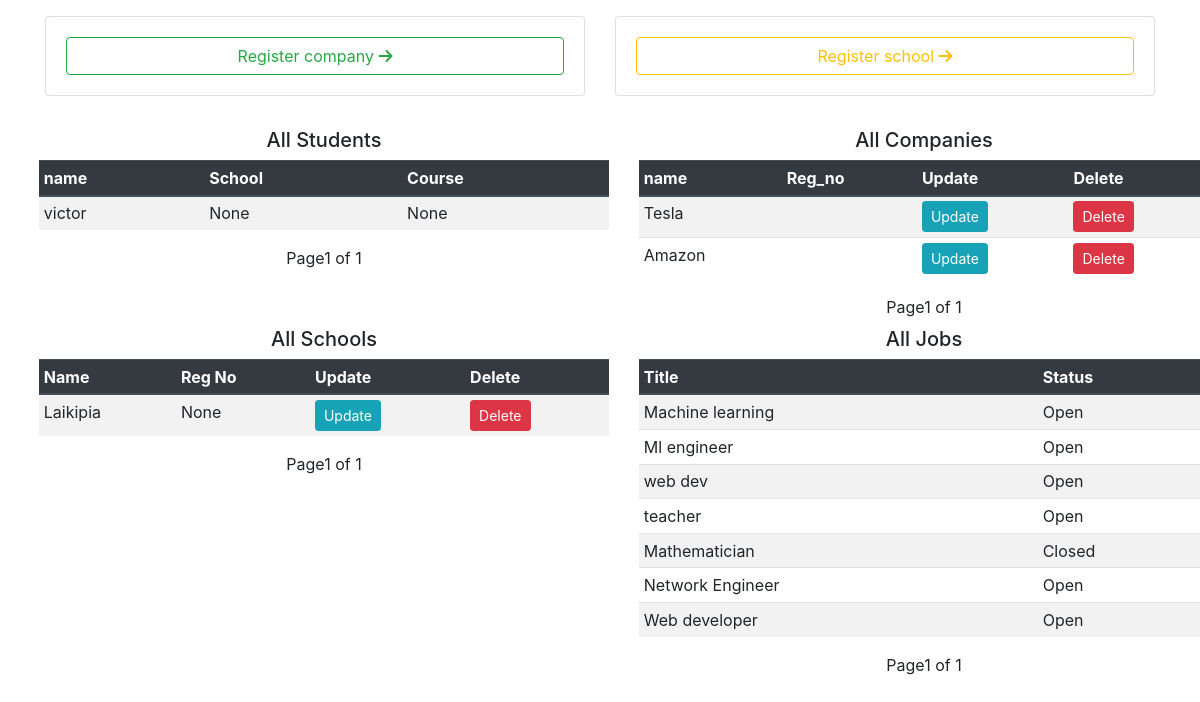
The page /portaladmin/ (signed in) on the database as committed earlier.
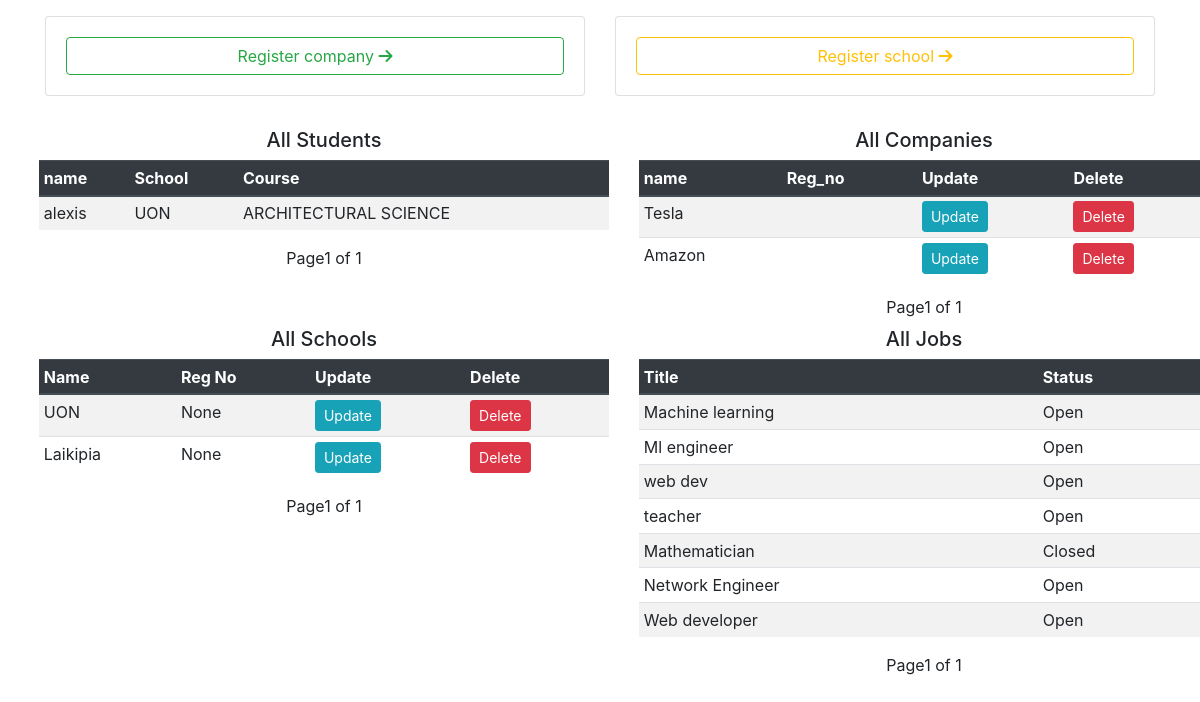
The same page on the database as committed later.
### openings/models.py (models this page shows, shortened)
class Student(models.Model):
    user = models.OneToOneField(User, on_delete=models.CASCADE)
    school = models.ForeignKey(School, on_delete=models.SET_NULL, null=True)
    course = models.CharField(max_length=100, null=True )

class User(AbstractUser):
    is_student = models.BooleanField(default=False)
    is_company = models.BooleanField(default=False)
    is_school = models.BooleanField(default=False)
    first_name = models.CharField(max_length=100)
    last_name = models.CharField(max_length=100)
    name = models.CharField(max_length=100, null=True, default="school")

class Company(models.Model):
    user = models.OneToOneField(User, on_delete=models.CASCADE)
    reg_no = models.CharField(max_length=100)

class School(models.Model):
    user = models.OneToOneField(User, on_delete=models.CASCADE)
    reg_no = models.CharField(max_length=100, null=True)
    def __str__(self):
        return self.user.username

class Jobs(models.Model):
    title = models.CharField(max_length=1000)
    required_skills = RichTextField()
    is_open = models.BooleanField(default=True)
    company = models.ForeignKey(Company, on_delete=models.CASCADE, default="Null",null=True)

### openings/views.py (the view)
# urls.py: path('admin/', admin.site.urls),
@login_required
def admin(request):
    if request.user.is_staff:
        job_list = Jobs.objects.all().order_by('-id')
        page = request.GET.get('page', 1)
        paginator = Paginator(job_list, 15)
        try:
            jobs = paginator.page(page)
        except PageNotAnInteger:
            jobs = paginator.page(1)
        except EmptyPage:
            jobs = paginator.page(paginator.num_pages)
        company_list = Company.objects.all().order_by('-id')
        page = request.GET.get('page', 1)
        paginator = Paginator(company_list, 15)
        try:
            companies = paginator.page(page)
        except PageNotAnInteger:
            companies = paginator.page(1)
        except EmptyPage:
            companies = paginator.page(paginator.num_pages)
        school_list = School.objects.all().order_by('-id')
        page = request.GET.get('page', 1)
        paginator = Paginator(school_list, 15)
        try:
            schools = paginator.page(page)
        except PageNotAnInteger:
            schools = paginator.page(1)
        except EmptyPage:
            schools = paginator.page(paginator.num_pages)
        student_list = Student.objects.all().order_by('-id')
        page = request.GET.get('page', 1)
        paginator = Paginator(student_list, 15)
        try:
            students = paginator.page(page)
        except PageNotAnInteger:
            students = paginator.page(1)
        except EmptyPage:
            students = paginator.page(paginator.num_pages)
        context = {
            'companies':companies,
            'jobs':jobs,
            'schools':schools,
            'students':students
        }
        return render(request, 'admin.html', context)
    return redirect('home')

### templates/admin.html (shortened to what the changed rows need)
<!DOCTYPE html>
<html lang="en">
<head>
    <link rel="stylesheet" href="https://stackpath.bootstrapcdn.com/bootstrap/4.4.1/css/bootstrap.min.css"
>
    <link rel="stylesheet" href="https://stackpath.bootstrapcdn.com/font-awesome/4.7.0/css/font-awesome.min.css">
    <link rel="stylesheet" href="https://use.fontawesome.com/releases/v5.6.1/css/all.css">
</head>
<body>
<div class="container-fluid m-4 mt-4 mb-3">
  <div class="row">
    <div class="col-md-6">
      <div class="table-responsive">
        <table class="table table-sm table-striped table-hover">
          <thead class=" thead-dark">
            <tr>
              <th scope="col">name</th>
              <th scope="col">School</th>
              <th scope="col">Course</th>
            </tr>
          </thead>
          <tbody>
            {% for student in students %}
              <tr>
                  <td>{{student.user.username}}</td>
                  <td>{{student.school}}</td>
                  <td>{{student.course}}</td>
                  </tr>
            {% endfor %}
          </tbody>
          </table>
        </div>
    </div>
    <div class="col-md-6">
      <div class="table-responsive">
        <table class="table table-sm table-striped table-hover">
          <thead class=" thead-dark">
            <tr>
              <th scope="col">name</th>
              <th scope="col">Reg_no</th>
              <th scope="col">Update</th>
              <th scope="col">Delete</th>
            </tr>
          </thead>
          <tbody>
            {% for company in companies %}
              <tr>
                  <td>{{company.user.username}}</td>
                  <td>{{company.reg_no}}</td>
                  <td><a class="btn btn-info btn-sm" href="{% url 'update_company' company.id %}">Update</a></td>
                  <td><a class="btn btn-danger btn-sm" href="/delete/company/{{company.id}}">Delete</a></td>
                  </tr>
            {% endfor %}
          </tbody>
          </table>
        </div>
    </div>
  </div>
  <div class="row">
    <div class="col-md-6">
      <div class="table-responsive">
        <table class="table table-sm table-striped table-hover">
          <thead class=" thead-dark">
            <tr>
              <th scope="col">Name</th>
              <th scope="col">Reg No</th>
              <th scope="col">Update</th>
              <th scope="col">Delete</th>
            </tr>
          </thead>
          <tbody>
            {% for school in schools %}
              <tr>
                  <td>{{school.user.username}}</td>
                  <td>{{school.reg_no}}</td>
                  <td><a class="btn btn-info btn-sm" href="{% url 'update_school' school.id %}">Update</a></td>
                  <td><a class="btn btn-danger btn-sm" href="/delete/school/{{school.id}}">Delete</a></td>
                  </tr>
            {% endfor %}
          </tbody>
          </table>
        </div>
    </div>
    <div class="col-md-6">
      <div class="table-responsive">
        <table class="table table-sm table-striped table-hover">
          <thead class=" thead-dark">
            <tr>
              <th scope="col">Title</th>
              <th scope="col">Status
              </th>
            </tr>
          </thead>
          <tbody>
            {% for job in jobs %}
              <tr>
                  <td>{{job.title}}</td>
                  {% if job.is_open == True %}
                    <td>Open</td>
                  {% else %}
                   <td>Closed</td>
                  {% endif %}
                  </tr>
            {% endfor %}
          </tbody>
          </table>
        </div>
    </div>
  </div>
</div>
</body>
</html>

Rows that differ between the two databases and show on the page:
removed Student: user.username "victor", school "None", course "None"
added Student: user.username "alexis", school "UON", course "ARCHITECTURAL SCIENCE"
added School: user.username "UON", reg_no "None"
